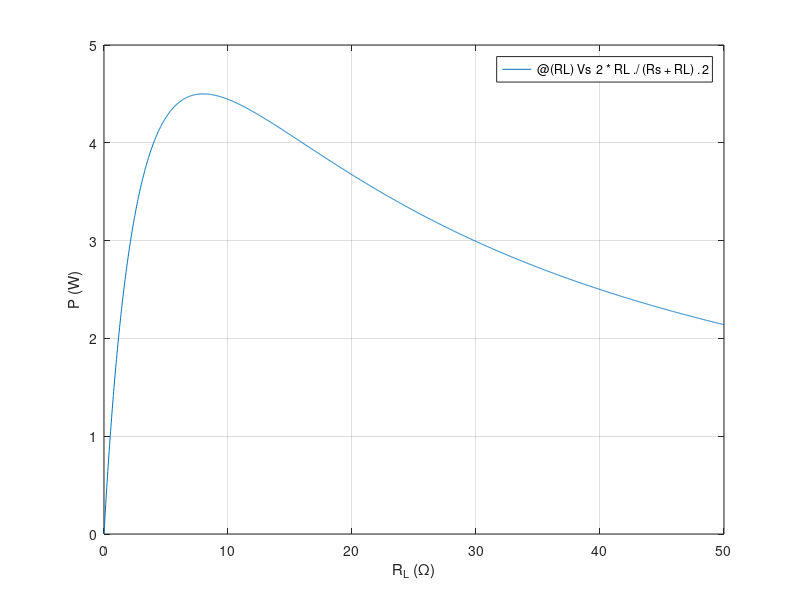

This figure's MATLAB source:
% Day 072 · Finding a Minimum or a Maximum: fminbnd and fminsearch — Maximum power transfer
% Run: open this file in MATLAB and press Run (or type example_2 in the Command Window)

Vs = 12; Rs = 8;                       % source voltage and internal resistance
P = @(RL) Vs^2 * RL ./ (Rs + RL).^2;
[RL_best, negP] = fminbnd(@(RL) -P(RL), 0.1, 50);
fprintf('Maximum power %.3f W when RL = %.3f ohm (theory: RL = Rs = %d)\n', -negP, RL_best, Rs);
fplot(P, [0 50]); xlabel('R_L (\Omega)'); ylabel('P (W)'); grid on
% A box from a 30 cm x 20 cm sheet: cut squares of side x, maximise the volume
V = @(x) x .* (30 - 2*x) .* (20 - 2*x);
[xb, negV] = fminbnd(@(x) -V(x), 0, 10);
fprintf('Best cut %.3f cm gives volume %.1f cm^3\n', xb, -negV);
